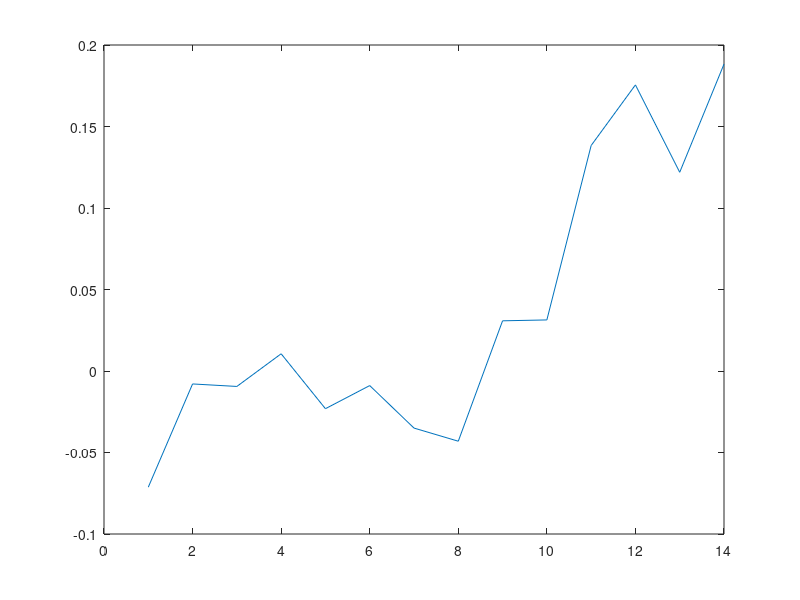

MATLAB code to generate this figure: (Note: this script raises an error after producing the figure.)
clear; close all; clc;

dim_x = 2;
dim_u = 1;

ph = 0.1; % discrete time



%% original system generate data ==========================================

% xiA1 = [ 1; sin(x1)/x1 ];
EA1 = [1, ph; 2*ph, 0];
dim_xiA1 = 2;
% x1A2 = [1; x1; x1^2];
EA2 = [2*ph, 0, 0; 1-ph, 0, ph];
dim_xiA2 = 3;
dim_xiA = dim_xiA1+dim_xiA2;
% xiB1 = [1; abs(x1); abs(x2); exp(x1); exp(x2)];
EB1 = [ph, 0, ph, 0, 0; 0, 0, 0, ph, 0];
dim_xiB1 = 5;
dim_xiB = dim_xiB1;



trajt = 10;
n_s = 13;

euin = 1.3;  % bound of input
edis = 0.0064;  % bound of output noise

U0 = []; X0 = [];
X1 = []; D0 = [];
Dstate0 = zeros(dim_x, n_s, trajt); 
Dstate1 = Dstate0; 
Dinput0 = zeros(dim_u, n_s, trajt);
Ddistr0 = Dstate0;

for ij = 1:trajt
    us = (rand(dim_u, n_s)-0.5)*2* euin;
    xs = zeros(dim_x, n_s+1); xs(:,1) = 0.05*randn(2,1);
    ds = (rand(dim_x, n_s)-0.5)*2* edis;
    
    XIA = zeros(dim_xiA, n_s);
    XIB = zeros(dim_xiB, n_s);
    for it = 1:n_s
        Ax = [ 1+ph*sin(xs(1,it))/xs(1,it), ph*2; ph*2, 1-ph+ph*xs(1,it)^2];
        Bx = [ ph*(1+abs(xs(2,it))); ph*exp(xs(1,it)) ];
        xs(:,it+1) = Ax*xs(:,it) + Bx*us(:,it) + ds(:,it);
        
        x1t = xs(1,it); x2t = xs(2,it);
        xiA1 = [ 1; sin(x1t)/x1t ]; xiA2 = [ 1; x1t; x1t^2 ];
        XIA(:,it) = blkdiag(xiA1, xiA2)*xs(:,it);
        
        xiB1 = [1; abs(x1t); abs(x2t); exp(x1t); exp(x2t)];
        XIB(:,it) = xiB1*us(:,it);
    end
    X0 = [X0, XIA];
    U0 = [U0, XIB];
    X1 = [X1, xs(:,2:n_s+1)];
    D0 = [D0, ds(:,1:n_s)];
    Dstate0(:,:,ij) = xs(:,1:n_s);
    Dstate1(:,:,ij) = xs(:,2:n_s+1);
    Dinput0(:,:,ij) = us;
    Ddistr0(:,:,ij) = ds;
end

DATATEST = [EA1, EA2]*X0 +EB1*U0 + D0 - X1;
figure(1)
plot(xs(2,:));
% figure(2)
% plot(DATATEST(2,:));


dataA = [X0; U0]*[X0; U0]';
dataB = -X1*[X0; U0]';
% dataC = X1*X1'- edis^2*dim_x*length(D0);

THETAnoise = roundUpSignificant(max(svd(D0*D0')), 2);
disp("THETAnoise eig is " + THETAnoise);

dataC = X1*X1'- THETAnoise*eye(dim_x);

disp("min eig is " + min(eig(dataA)));





%% data from previous experiment ==========================================
load("Mdata/data_stabilization_09.mat");




%% data based controllers =================================================
close;

% set the domain: |x| <= rx
rx = 0.92; 

% XIA
xiA11 = 1;
xiA21_u = 1; xiA21_l = sin(rx)/rx;
xiA12 = 1;
xiA22_u = rx; xiA22_l = -rx;
xiA32_u = rx^2; xiA32_l = 0;
% XIB
xiB11 = 1;
xiB21_u = rx; xiB21_l = 0;
xiB31_u = rx; xiB31_l = 0;
xiB41_u = exp(rx); xiB41_l = exp(-rx);
xiB51_u = exp(rx); xiB51_l = exp(-rx);

% the set of barQ
barQ = funcBarQ(xiA11, xiA21_u,... 
                xiA21_l, xiA12, xiA22_u, xiA22_l, xiA32_u, xiA32_l,... 
                xiB11, xiB21_u, xiB21_l, xiB31_u, xiB31_l, xiB41_u, xiB41_l, xiB51_u, xiB51_l);




% solve sdp LMI
cvx_begin sdp % quiet
    variable epGa semidefinite;
    variable lyGa(dim_x,dim_x) semidefinite;
    variable kY(dim_u,dim_x);
    % variable mu_l semidefinite;
    % variable mu_u semidefinite;
    
    % minimize( mu_u - 0*mu_l + 1*epGa );
    minimize( lambda_max(lyGa) - lambda_min(lyGa) - 0.1*epGa - 0.0*trace(lyGa) );

    subject to   
        for iv = 1:length(barQ)
            blockS = [ -lyGa-dataC,   zeros(dim_x),          dataB;
                       zeros(dim_x), -lyGa+epGa*eye(dim_x), -[lyGa;kY]'*barQ{iv}'; 
                       dataB',       -barQ{iv}*[lyGa;kY],   -dataA ];
            blockS <= 0;
        end
        epGa >= 0.00001;
        lyGa >= 0.0001 * eye(dim_x);
        % lyGa >= mu_l * eye(dim_x);
        % lyGa <= (mu_l+mu_u) * eye(dim_x);
        
cvx_end

vK = kY/lyGa;

% region of attraction
roac = sqrt( maxEig(lyGa)*minEig(lyGa) / ( maxEig(lyGa)^2 - epGa*minEig(lyGa) ) );
roa  = min( 1, roac ) * rx;
disp("radius of ROA is " + roa);






%% phase portrait =========================================================
xrr = 2; dx = xrr/10;
xbis = 0.8; ybis = -0.8; 
xleft = -xrr-xbis; xright = xrr-xbis;
yleft = -xrr-ybis; yright = xrr-ybis;
[x1, x2] = meshgrid(xleft:dx:xright, yleft:dx:yright);

Px1 = x1 + ph*sin(x1) + ph*2*x2 + ph*(1+abs(x2)).*(vK(1)*x1+vK(2)*x2) - x1;
Px2 = ph*2*x1 + (1-ph+ph*x1.^2).*x2 + ph*exp(x1).*(vK(1)*x1+vK(2)*x2) - x2;

figure('color', [1 1 1]);
set(gcf, 'Position', [100, 100, 400, 380], 'Renderer', 'Painters');

fill(cos(0:0.01*pi:2*pi)*roa, sin(0:0.01*pi:2*pi)*roa, 'r', 'FaceAlpha', 0.3, 'EdgeColor', 'none'); 

hold on;

quiver(x1, x2 ,Px1 ,Px2, 4); 

xlabel('$x_1$', 'Fontname', 'Times New Roman', 'Interpreter', 'latex', 'FontSize', 12);
ylabel('$x_2$', 'Fontname', 'Times New Roman', 'Interpreter', 'latex', 'FontSize', 12);
axis equal;
axis([xleft xright yleft yright]);
set(gca,'fontsize',12,'fontname','Times');

legend('$\mathcal{B}_{\bar{r}_0}$', ...
       '$(x_1^{+}\!\!-\!x_1 , x_2^{+}\!\!-\!x_2)$', ...
       'Fontname', 'Times New Roman', 'Interpreter', 'latex', 'FontSize', 12);




   

%% controller implementation ==============================================
ed = 0.1;
tn = 300; timeS = 0:1:tn;
xt = zeros(dim_x,tn+1); 
xt(:,1) = [-0.4, -0.4];
% disp("initial value is " + xt(1,1) + ", " + xt(2,1));
for ik  = 1:tn
    dt = (rand(dim_x,1)-0.5)*2*ed;
     
    Ax = [ 1+ph*sin(xt(1,ik))/xt(1,ik), ph*2; ph*2, 1-ph+ph*xt(1,ik)^2];
    Bx = [ ph*(1+abs(xt(2,ik))); ph*exp(xt(1,ik)) ];
    
    ut = vK*xt(:,ik);
    xt(:,ik+1) = Ax*xt(:,ik) + Bx*ut + dt;
end

figure('color', [1 1 1]);
set(gcf, 'Position', [100, 100, 500, 200]);
subplot(2,1,1);
plot(timeS, xt(1,:), 'K', 'LineWidth', 1); grid on;
ylabel('$x_1$', 'Fontname', 'Times New Roman','Interpreter', 'latex','FontSize',12);
set(gca,'fontsize',12,'fontname','Times');
set(gca,'position',[0.11 0.67 0.86 0.30]);
subplot(2,1,2);
plot(timeS, xt(2,:), 'K', 'LineWidth', 1); grid on;
set(gca,'fontsize',12,'fontname','Times');
xlabel('steps', 'Fontname', 'Times New Roman','FontSize',12);
ylabel('$x_2$', 'Fontname', 'Times New Roman','Interpreter', 'latex','FontSize',12);
set(gca,'position',[0.11 0.24 0.86 0.30]);









%% useful fuction =========================================================
function e_max = maxEig( MatrixSym )
    e_max = max(eig(MatrixSym));
end

function e_min = minEig( MatrixSym )
    e_min = min(eig(MatrixSym));
end

function y = roundUpSignificant(x, n)
    magnitude = 10.^floor(log10(abs(x)) - n + 1);
    y = ceil(x ./ magnitude) .* magnitude;
    y(x == 0) = 0; 
end

function BarQ = funcBarQ(xiA11, xiA21_u,... 
                         xiA21_l, xiA12, xiA22_u, xiA22_l, xiA32_u, xiA32_l,... 
                         xiB11, xiB21_u, xiB21_l, xiB31_u, xiB31_l, xiB41_u, xiB41_l, xiB51_u, xiB51_l)
BarQ = {
    blkdiag( [xiA11; xiA21_u], [xiA12; xiA22_u; xiA32_u], [xiB11; xiB21_u; xiB31_u; xiB41_u; xiB51_u] );
    blkdiag( [xiA11; xiA21_l], [xiA12; xiA22_u; xiA32_u], [xiB11; xiB21_u; xiB31_u; xiB41_u; xiB51_u] );
    blkdiag( [xiA11; xiA21_u], [xiA12; xiA22_l; xiA32_u], [xiB11; xiB21_u; xiB31_u; xiB41_u; xiB51_u] );
    blkdiag( [xiA11; xiA21_l], [xiA12; xiA22_l; xiA32_u], [xiB11; xiB21_u; xiB31_u; xiB41_u; xiB51_u] );
    blkdiag( [xiA11; xiA21_u], [xiA12; xiA22_u; xiA32_l], [xiB11; xiB21_u; xiB31_u; xiB41_u; xiB51_u] );
    blkdiag( [xiA11; xiA21_l], [xiA12; xiA22_u; xiA32_l], [xiB11; xiB21_u; xiB31_u; xiB41_u; xiB51_u] );
    blkdiag( [xiA11; xiA21_u], [xiA12; xiA22_l; xiA32_l], [xiB11; xiB21_u; xiB31_u; xiB41_u; xiB51_u] );
    blkdiag( [xiA11; xiA21_l], [xiA12; xiA22_l; xiA32_l], [xiB11; xiB21_u; xiB31_u; xiB41_u; xiB51_u] );
    blkdiag( [xiA11; xiA21_u], [xiA12; xiA22_u; xiA32_u], [xiB11; xiB21_l; xiB31_u; xiB41_u; xiB51_u] );
    blkdiag( [xiA11; xiA21_l], [xiA12; xiA22_u; xiA32_u], [xiB11; xiB21_l; xiB31_u; xiB41_u; xiB51_u] );
    blkdiag( [xiA11; xiA21_u], [xiA12; xiA22_l; xiA32_u], [xiB11; xiB21_l; xiB31_u; xiB41_u; xiB51_u] );
    blkdiag( [xiA11; xiA21_l], [xiA12; xiA22_l; xiA32_u], [xiB11; xiB21_l; xiB31_u; xiB41_u; xiB51_u] );
    blkdiag( [xiA11; xiA21_u], [xiA12; xiA22_u; xiA32_l], [xiB11; xiB21_l; xiB31_u; xiB41_u; xiB51_u] );
    blkdiag( [xiA11; xiA21_l], [xiA12; xiA22_u; xiA32_l], [xiB11; xiB21_l; xiB31_u; xiB41_u; xiB51_u] );
    blkdiag( [xiA11; xiA21_u], [xiA12; xiA22_l; xiA32_l], [xiB11; xiB21_l; xiB31_u; xiB41_u; xiB51_u] );
    blkdiag( [xiA11; xiA21_l], [xiA12; xiA22_l; xiA32_l], [xiB11; xiB21_l; xiB31_u; xiB41_u; xiB51_u] );
    blkdiag( [xiA11; xiA21_u], [xiA12; xiA22_u; xiA32_u], [xiB11; xiB21_u; xiB31_l; xiB41_u; xiB51_u] );
    blkdiag( [xiA11; xiA21_l], [xiA12; xiA22_u; xiA32_u], [xiB11; xiB21_u; xiB31_l; xiB41_u; xiB51_u] );
    blkdiag( [xiA11; xiA21_u], [xiA12; xiA22_l; xiA32_u], [xiB11; xiB21_u; xiB31_l; xiB41_u; xiB51_u] );
    blkdiag( [xiA11; xiA21_l], [xiA12; xiA22_l; xiA32_u], [xiB11; xiB21_u; xiB31_l; xiB41_u; xiB51_u] );
    blkdiag( [xiA11; xiA21_u], [xiA12; xiA22_u; xiA32_l], [xiB11; xiB21_u; xiB31_l; xiB41_u; xiB51_u] );
    blkdiag( [xiA11; xiA21_l], [xiA12; xiA22_u; xiA32_l], [xiB11; xiB21_u; xiB31_l; xiB41_u; xiB51_u] );
    blkdiag( [xiA11; xiA21_u], [xiA12; xiA22_l; xiA32_l], [xiB11; xiB21_u; xiB31_l; xiB41_u; xiB51_u] );
    blkdiag( [xiA11; xiA21_l], [xiA12; xiA22_l; xiA32_l], [xiB11; xiB21_u; xiB31_l; xiB41_u; xiB51_u] );
    blkdiag( [xiA11; xiA21_u], [xiA12; xiA22_u; xiA32_u], [xiB11; xiB21_l; xiB31_l; xiB41_u; xiB51_u] );
    blkdiag( [xiA11; xiA21_l], [xiA12; xiA22_u; xiA32_u], [xiB11; xiB21_l; xiB31_l; xiB41_u; xiB51_u] );
    blkdiag( [xiA11; xiA21_u], [xiA12; xiA22_l; xiA32_u], [xiB11; xiB21_l; xiB31_l; xiB41_u; xiB51_u] );
    blkdiag( [xiA11; xiA21_l], [xiA12; xiA22_l; xiA32_u], [xiB11; xiB21_l; xiB31_l; xiB41_u; xiB51_u] );
    blkdiag( [xiA11; xiA21_u], [xiA12; xiA22_u; xiA32_l], [xiB11; xiB21_l; xiB31_l; xiB41_u; xiB51_u] );
    blkdiag( [xiA11; xiA21_l], [xiA12; xiA22_u; xiA32_l], [xiB11; xiB21_l; xiB31_l; xiB41_u; xiB51_u] );
    blkdiag( [xiA11; xiA21_u], [xiA12; xiA22_l; xiA32_l], [xiB11; xiB21_l; xiB31_l; xiB41_u; xiB51_u] );
    blkdiag( [xiA11; xiA21_l], [xiA12; xiA22_l; xiA32_l], [xiB11; xiB21_l; xiB31_l; xiB41_u; xiB51_u] );
    blkdiag( [xiA11; xiA21_u], [xiA12; xiA22_u; xiA32_u], [xiB11; xiB21_u; xiB31_u; xiB41_l; xiB51_u] );
    blkdiag( [xiA11; xiA21_l], [xiA12; xiA22_u; xiA32_u], [xiB11; xiB21_u; xiB31_u; xiB41_l; xiB51_u] );
    blkdiag( [xiA11; xiA21_u], [xiA12; xiA22_l; xiA32_u], [xiB11; xiB21_u; xiB31_u; xiB41_l; xiB51_u] );
    blkdiag( [xiA11; xiA21_l], [xiA12; xiA22_l; xiA32_u], [xiB11; xiB21_u; xiB31_u; xiB41_l; xiB51_u] );
    blkdiag( [xiA11; xiA21_u], [xiA12; xiA22_u; xiA32_l], [xiB11; xiB21_u; xiB31_u; xiB41_l; xiB51_u] );
    blkdiag( [xiA11; xiA21_l], [xiA12; xiA22_u; xiA32_l], [xiB11; xiB21_u; xiB31_u; xiB41_l; xiB51_u] );
    blkdiag( [xiA11; xiA21_u], [xiA12; xiA22_l; xiA32_l], [xiB11; xiB21_u; xiB31_u; xiB41_l; xiB51_u] );
    blkdiag( [xiA11; xiA21_l], [xiA12; xiA22_l; xiA32_l], [xiB11; xiB21_u; xiB31_u; xiB41_l; xiB51_u] );
    blkdiag( [xiA11; xiA21_u], [xiA12; xiA22_u; xiA32_u], [xiB11; xiB21_l; xiB31_u; xiB41_l; xiB51_u] );
    blkdiag( [xiA11; xiA21_l], [xiA12; xiA22_u; xiA32_u], [xiB11; xiB21_l; xiB31_u; xiB41_l; xiB51_u] );
    blkdiag( [xiA11; xiA21_u], [xiA12; xiA22_l; xiA32_u], [xiB11; xiB21_l; xiB31_u; xiB41_l; xiB51_u] );
    blkdiag( [xiA11; xiA21_l], [xiA12; xiA22_l; xiA32_u], [xiB11; xiB21_l; xiB31_u; xiB41_l; xiB51_u] );
    blkdiag( [xiA11; xiA21_u], [xiA12; xiA22_u; xiA32_l], [xiB11; xiB21_l; xiB31_u; xiB41_l; xiB51_u] );
    blkdiag( [xiA11; xiA21_l], [xiA12; xiA22_u; xiA32_l], [xiB11; xiB21_l; xiB31_u; xiB41_l; xiB51_u] );
    blkdiag( [xiA11; xiA21_u], [xiA12; xiA22_l; xiA32_l], [xiB11; xiB21_l; xiB31_u; xiB41_l; xiB51_u] );
    blkdiag( [xiA11; xiA21_l], [xiA12; xiA22_l; xiA32_l], [xiB11; xiB21_l; xiB31_u; xiB41_l; xiB51_u] );
    blkdiag( [xiA11; xiA21_u], [xiA12; xiA22_u; xiA32_u], [xiB11; xiB21_u; xiB31_l; xiB41_l; xiB51_u] );
    blkdiag( [xiA11; xiA21_l], [xiA12; xiA22_u; xiA32_u], [xiB11; xiB21_u; xiB31_l; xiB41_l; xiB51_u] );
    blkdiag( [xiA11; xiA21_u], [xiA12; xiA22_l; xiA32_u], [xiB11; xiB21_u; xiB31_l; xiB41_l; xiB51_u] );
    blkdiag( [xiA11; xiA21_l], [xiA12; xiA22_l; xiA32_u], [xiB11; xiB21_u; xiB31_l; xiB41_l; xiB51_u] );
    blkdiag( [xiA11; xiA21_u], [xiA12; xiA22_u; xiA32_l], [xiB11; xiB21_u; xiB31_l; xiB41_l; xiB51_u] );
    blkdiag( [xiA11; xiA21_l], [xiA12; xiA22_u; xiA32_l], [xiB11; xiB21_u; xiB31_l; xiB41_l; xiB51_u] );
    blkdiag( [xiA11; xiA21_u], [xiA12; xiA22_l; xiA32_l], [xiB11; xiB21_u; xiB31_l; xiB41_l; xiB51_u] );
    blkdiag( [xiA11; xiA21_l], [xiA12; xiA22_l; xiA32_l], [xiB11; xiB21_u; xiB31_l; xiB41_l; xiB51_u] );
    blkdiag( [xiA11; xiA21_u], [xiA12; xiA22_u; xiA32_u], [xiB11; xiB21_l; xiB31_l; xiB41_l; xiB51_u] );
    blkdiag( [xiA11; xiA21_l], [xiA12; xiA22_u; xiA32_u], [xiB11; xiB21_l; xiB31_l; xiB41_l; xiB51_u] );
    blkdiag( [xiA11; xiA21_u], [xiA12; xiA22_l; xiA32_u], [xiB11; xiB21_l; xiB31_l; xiB41_l; xiB51_u] );
    blkdiag( [xiA11; xiA21_l], [xiA12; xiA22_l; xiA32_u], [xiB11; xiB21_l; xiB31_l; xiB41_l; xiB51_u] );
    blkdiag( [xiA11; xiA21_u], [xiA12; xiA22_u; xiA32_l], [xiB11; xiB21_l; xiB31_l; xiB41_l; xiB51_u] );
    blkdiag( [xiA11; xiA21_l], [xiA12; xiA22_u; xiA32_l], [xiB11; xiB21_l; xiB31_l; xiB41_l; xiB51_u] );
    blkdiag( [xiA11; xiA21_u], [xiA12; xiA22_l; xiA32_l], [xiB11; xiB21_l; xiB31_l; xiB41_l; xiB51_u] );
    blkdiag( [xiA11; xiA21_l], [xiA12; xiA22_l; xiA32_l], [xiB11; xiB21_l; xiB31_l; xiB41_l; xiB51_u] );
    blkdiag( [xiA11; xiA21_u], [xiA12; xiA22_u; xiA32_u], [xiB11; xiB21_u; xiB31_u; xiB41_u; xiB51_l] );
    blkdiag( [xiA11; xiA21_l], [xiA12; xiA22_u; xiA32_u], [xiB11; xiB21_u; xiB31_u; xiB41_u; xiB51_l] );
    blkdiag( [xiA11; xiA21_u], [xiA12; xiA22_l; xiA32_u], [xiB11; xiB21_u; xiB31_u; xiB41_u; xiB51_l] );
    blkdiag( [xiA11; xiA21_l], [xiA12; xiA22_l; xiA32_u], [xiB11; xiB21_u; xiB31_u; xiB41_u; xiB51_l] );
    blkdiag( [xiA11; xiA21_u], [xiA12; xiA22_u; xiA32_l], [xiB11; xiB21_u; xiB31_u; xiB41_u; xiB51_l] );
    blkdiag( [xiA11; xiA21_l], [xiA12; xiA22_u; xiA32_l], [xiB11; xiB21_u; xiB31_u; xiB41_u; xiB51_l] );
    blkdiag( [xiA11; xiA21_u], [xiA12; xiA22_l; xiA32_l], [xiB11; xiB21_u; xiB31_u; xiB41_u; xiB51_l] );
    blkdiag( [xiA11; xiA21_l], [xiA12; xiA22_l; xiA32_l], [xiB11; xiB21_u; xiB31_u; xiB41_u; xiB51_l] );
    blkdiag( [xiA11; xiA21_u], [xiA12; xiA22_u; xiA32_u], [xiB11; xiB21_l; xiB31_u; xiB41_u; xiB51_l] );
    blkdiag( [xiA11; xiA21_l], [xiA12; xiA22_u; xiA32_u], [xiB11; xiB21_l; xiB31_u; xiB41_u; xiB51_l] );
    blkdiag( [xiA11; xiA21_u], [xiA12; xiA22_l; xiA32_u], [xiB11; xiB21_l; xiB31_u; xiB41_u; xiB51_l] );
    blkdiag( [xiA11; xiA21_l], [xiA12; xiA22_l; xiA32_u], [xiB11; xiB21_l; xiB31_u; xiB41_u; xiB51_l] );
    blkdiag( [xiA11; xiA21_u], [xiA12; xiA22_u; xiA32_l], [xiB11; xiB21_l; xiB31_u; xiB41_u; xiB51_l] );
    blkdiag( [xiA11; xiA21_l], [xiA12; xiA22_u; xiA32_l], [xiB11; xiB21_l; xiB31_u; xiB41_u; xiB51_l] );
    blkdiag( [xiA11; xiA21_u], [xiA12; xiA22_l; xiA32_l], [xiB11; xiB21_l; xiB31_u; xiB41_u; xiB51_l] );
    blkdiag( [xiA11; xiA21_l], [xiA12; xiA22_l; xiA32_l], [xiB11; xiB21_l; xiB31_u; xiB41_u; xiB51_l] );
    blkdiag( [xiA11; xiA21_u], [xiA12; xiA22_u; xiA32_u], [xiB11; xiB21_u; xiB31_l; xiB41_u; xiB51_l] );
    blkdiag( [xiA11; xiA21_l], [xiA12; xiA22_u; xiA32_u], [xiB11; xiB21_u; xiB31_l; xiB41_u; xiB51_l] );
    blkdiag( [xiA11; xiA21_u], [xiA12; xiA22_l; xiA32_u], [xiB11; xiB21_u; xiB31_l; xiB41_u; xiB51_l] );
    blkdiag( [xiA11; xiA21_l], [xiA12; xiA22_l; xiA32_u], [xiB11; xiB21_u; xiB31_l; xiB41_u; xiB51_l] );
    blkdiag( [xiA11; xiA21_u], [xiA12; xiA22_u; xiA32_l], [xiB11; xiB21_u; xiB31_l; xiB41_u; xiB51_l] );
    blkdiag( [xiA11; xiA21_l], [xiA12; xiA22_u; xiA32_l], [xiB11; xiB21_u; xiB31_l; xiB41_u; xiB51_l] );
    blkdiag( [xiA11; xiA21_u], [xiA12; xiA22_l; xiA32_l], [xiB11; xiB21_u; xiB31_l; xiB41_u; xiB51_l] );
    blkdiag( [xiA11; xiA21_l], [xiA12; xiA22_l; xiA32_l], [xiB11; xiB21_u; xiB31_l; xiB41_u; xiB51_l] );
    blkdiag( [xiA11; xiA21_u], [xiA12; xiA22_u; xiA32_u], [xiB11; xiB21_l; xiB31_l; xiB41_u; xiB51_l] );
    blkdiag( [xiA11; xiA21_l], [xiA12; xiA22_u; xiA32_u], [xiB11; xiB21_l; xiB31_l; xiB41_u; xiB51_l] );
    blkdiag( [xiA11; xiA21_u], [xiA12; xiA22_l; xiA32_u], [xiB11; xiB21_l; xiB31_l; xiB41_u; xiB51_l] );
    blkdiag( [xiA11; xiA21_l], [xiA12; xiA22_l; xiA32_u], [xiB11; xiB21_l; xiB31_l; xiB41_u; xiB51_l] );
    blkdiag( [xiA11; xiA21_u], [xiA12; xiA22_u; xiA32_l], [xiB11; xiB21_l; xiB31_l; xiB41_u; xiB51_l] );
    blkdiag( [xiA11; xiA21_l], [xiA12; xiA22_u; xiA32_l], [xiB11; xiB21_l; xiB31_l; xiB41_u; xiB51_l] );
    blkdiag( [xiA11; xiA21_u], [xiA12; xiA22_l; xiA32_l], [xiB11; xiB21_l; xiB31_l; xiB41_u; xiB51_l] );
    blkdiag( [xiA11; xiA21_l], [xiA12; xiA22_l; xiA32_l], [xiB11; xiB21_l; xiB31_l; xiB41_u; xiB51_l] );
    blkdiag( [xiA11; xiA21_u], [xiA12; xiA22_u; xiA32_u], [xiB11; xiB21_u; xiB31_u; xiB41_l; xiB51_l] );
    blkdiag( [xiA11; xiA21_l], [xiA12; xiA22_u; xiA32_u], [xiB11; xiB21_u; xiB31_u; xiB41_l; xiB51_l] );
    blkdiag( [xiA11; xiA21_u], [xiA12; xiA22_l; xiA32_u], [xiB11; xiB21_u; xiB31_u; xiB41_l; xiB51_l] );
    blkdiag( [xiA11; xiA21_l], [xiA12; xiA22_l; xiA32_u], [xiB11; xiB21_u; xiB31_u; xiB41_l; xiB51_l] );
    blkdiag( [xiA11; xiA21_u], [xiA12; xiA22_u; xiA32_l], [xiB11; xiB21_u; xiB31_u; xiB41_l; xiB51_l] );
    blkdiag( [xiA11; xiA21_l], [xiA12; xiA22_u; xiA32_l], [xiB11; xiB21_u; xiB31_u; xiB41_l; xiB51_l] );
    blkdiag( [xiA11; xiA21_u], [xiA12; xiA22_l; xiA32_l], [xiB11; xiB21_u; xiB31_u; xiB41_l; xiB51_l] );
    blkdiag( [xiA11; xiA21_l], [xiA12; xiA22_l; xiA32_l], [xiB11; xiB21_u; xiB31_u; xiB41_l; xiB51_l] );
    blkdiag( [xiA11; xiA21_u], [xiA12; xiA22_u; xiA32_u], [xiB11; xiB21_l; xiB31_u; xiB41_l; xiB51_l] );
    blkdiag( [xiA11; xiA21_l], [xiA12; xiA22_u; xiA32_u], [xiB11; xiB21_l; xiB31_u; xiB41_l; xiB51_l] );
    blkdiag( [xiA11; xiA21_u], [xiA12; xiA22_l; xiA32_u], [xiB11; xiB21_l; xiB31_u; xiB41_l; xiB51_l] );
    blkdiag( [xiA11; xiA21_l], [xiA12; xiA22_l; xiA32_u], [xiB11; xiB21_l; xiB31_u; xiB41_l; xiB51_l] );
    blkdiag( [xiA11; xiA21_u], [xiA12; xiA22_u; xiA32_l], [xiB11; xiB21_l; xiB31_u; xiB41_l; xiB51_l] );
    blkdiag( [xiA11; xiA21_l], [xiA12; xiA22_u; xiA32_l], [xiB11; xiB21_l; xiB31_u; xiB41_l; xiB51_l] );
    blkdiag( [xiA11; xiA21_u], [xiA12; xiA22_l; xiA32_l], [xiB11; xiB21_l; xiB31_u; xiB41_l; xiB51_l] );
    blkdiag( [xiA11; xiA21_l], [xiA12; xiA22_l; xiA32_l], [xiB11; xiB21_l; xiB31_u; xiB41_l; xiB51_l] );
    blkdiag( [xiA11; xiA21_u], [xiA12; xiA22_u; xiA32_u], [xiB11; xiB21_u; xiB31_l; xiB41_l; xiB51_l] );
    blkdiag( [xiA11; xiA21_l], [xiA12; xiA22_u; xiA32_u], [xiB11; xiB21_u; xiB31_l; xiB41_l; xiB51_l] );
    blkdiag( [xiA11; xiA21_u], [xiA12; xiA22_l; xiA32_u], [xiB11; xiB21_u; xiB31_l; xiB41_l; xiB51_l] );
    blkdiag( [xiA11; xiA21_l], [xiA12; xiA22_l; xiA32_u], [xiB11; xiB21_u; xiB31_l; xiB41_l; xiB51_l] );
    blkdiag( [xiA11; xiA21_u], [xiA12; xiA22_u; xiA32_l], [xiB11; xiB21_u; xiB31_l; xiB41_l; xiB51_l] );
    blkdiag( [xiA11; xiA21_l], [xiA12; xiA22_u; xiA32_l], [xiB11; xiB21_u; xiB31_l; xiB41_l; xiB51_l] );
    blkdiag( [xiA11; xiA21_u], [xiA12; xiA22_l; xiA32_l], [xiB11; xiB21_u; xiB31_l; xiB41_l; xiB51_l] );
    blkdiag( [xiA11; xiA21_l], [xiA12; xiA22_l; xiA32_l], [xiB11; xiB21_u; xiB31_l; xiB41_l; xiB51_l] );
    blkdiag( [xiA11; xiA21_u], [xiA12; xiA22_u; xiA32_u], [xiB11; xiB21_l; xiB31_l; xiB41_l; xiB51_l] );
    blkdiag( [xiA11; xiA21_l], [xiA12; xiA22_u; xiA32_u], [xiB11; xiB21_l; xiB31_l; xiB41_l; xiB51_l] );
    blkdiag( [xiA11; xiA21_u], [xiA12; xiA22_l; xiA32_u], [xiB11; xiB21_l; xiB31_l; xiB41_l; xiB51_l] );
    blkdiag( [xiA11; xiA21_l], [xiA12; xiA22_l; xiA32_u], [xiB11; xiB21_l; xiB31_l; xiB41_l; xiB51_l] );
    blkdiag( [xiA11; xiA21_u], [xiA12; xiA22_u; xiA32_l], [xiB11; xiB21_l; xiB31_l; xiB41_l; xiB51_l] );
    blkdiag( [xiA11; xiA21_l], [xiA12; xiA22_u; xiA32_l], [xiB11; xiB21_l; xiB31_l; xiB41_l; xiB51_l] );
    blkdiag( [xiA11; xiA21_u], [xiA12; xiA22_l; xiA32_l], [xiB11; xiB21_l; xiB31_l; xiB41_l; xiB51_l] );
    blkdiag( [xiA11; xiA21_l], [xiA12; xiA22_l; xiA32_l], [xiB11; xiB21_l; xiB31_l; xiB41_l; xiB51_l] )
};
end
